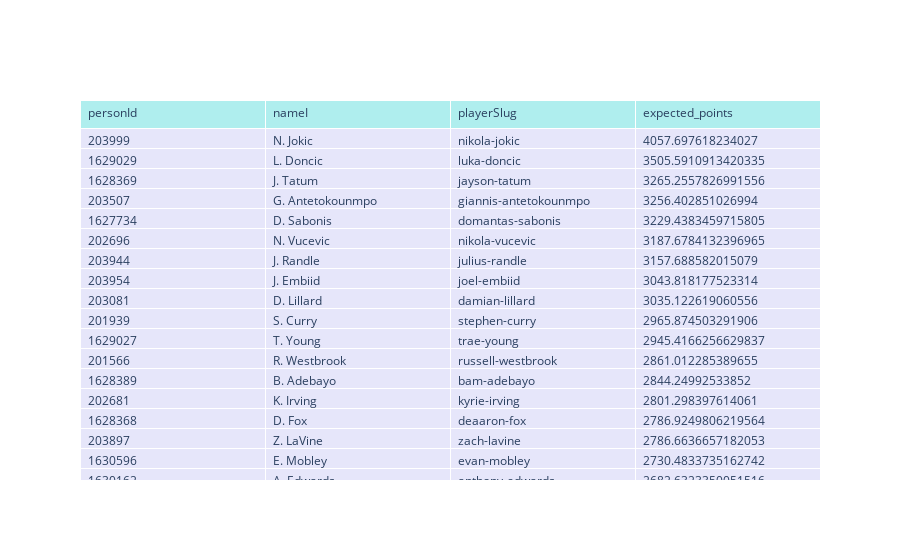

Write notebook code for a chart like this one.
### Code cell
fig

### Figure 1 — Plotly figure (JSON) as saved in the notebook; plotly's stock layout.template omitted (floating-point values rounded to 4 significant figures; data arrays with more than 128 entries replaced by an {"elided": "..."} marker saying what was removed)
{"data": [{"cells": {"align": "left", "fill": {"color": "lavender"}, "values": {"elided": "4x722 mixed values"}}, "header": {"align": "left", "fill": {"color": "paleturquoise"}, "values": ["personId", "nameI", "playerSlug", "expected_points"]}, "type": "table"}], "layout": {}}
